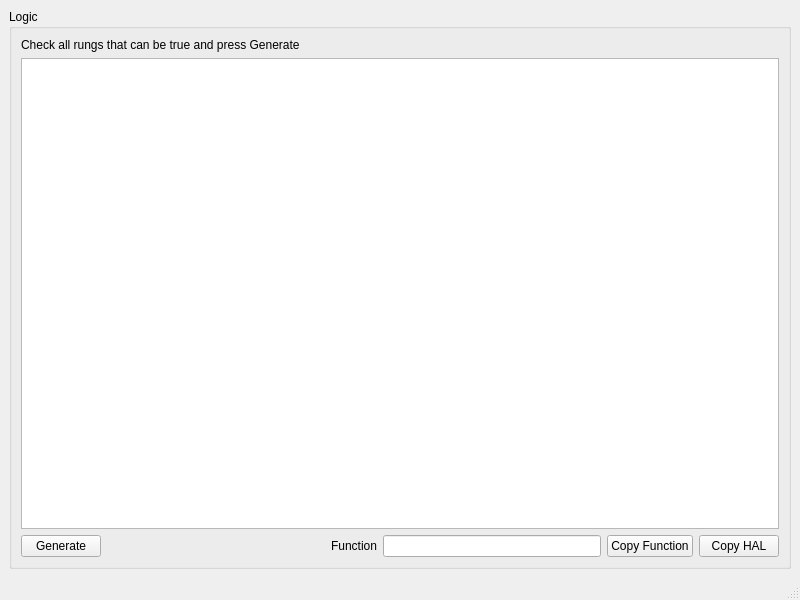
<?xml version="1.0" encoding="UTF-8"?>
<ui version="4.0">
 <class>MainWindow</class>
 <widget class="QMainWindow" name="MainWindow">
  <property name="geometry">
   <rect>
    <x>0</x>
    <y>0</y>
    <width>800</width>
    <height>600</height>
   </rect>
  </property>
  <property name="windowTitle">
   <string>MainWindow</string>
  </property>
  <widget class="QWidget" name="centralwidget">
   <layout class="QGridLayout" name="gridLayout_2">
    <item row="0" column="0">
     <widget class="QGroupBox" name="groupBox_2">
      <property name="title">
       <string>Logic</string>
      </property>
      <layout class="QGridLayout" name="gridLayout">
       <item row="1" column="0" colspan="6">
        <widget class="QTableWidget" name="table1"/>
       </item>
       <item row="2" column="3">
        <widget class="QLineEdit" name="outLE"/>
       </item>
       <item row="2" column="0">
        <widget class="QPushButton" name="generatePB">
         <property name="text">
          <string>Generate</string>
         </property>
        </widget>
       </item>
       <item row="0" column="0" colspan="4">
        <widget class="QLabel" name="label">
         <property name="text">
          <string>Check all rungs that can be true and press Generate</string>
         </property>
        </widget>
       </item>
       <item row="2" column="1">
        <spacer name="horizontalSpacer">
         <property name="orientation">
          <enum>Qt::Horizontal</enum>
         </property>
         <property name="sizeHint" stdset="0">
          <size>
           <width>40</width>
           <height>20</height>
          </size>
         </property>
        </spacer>
       </item>
       <item row="2" column="5">
        <widget class="QPushButton" name="copyHALPB">
         <property name="toolTip">
          <string>Copies the HAL lines to the Clipboard</string>
         </property>
         <property name="text">
          <string>Copy HAL</string>
         </property>
        </widget>
       </item>
       <item row="2" column="2">
        <widget class="QLabel" name="label_2">
         <property name="text">
          <string>Function</string>
         </property>
        </widget>
       </item>
       <item row="2" column="4">
        <widget class="QPushButton" name="copyFunctionPB">
         <property name="toolTip">
          <string>Copies only the Function to the Clipboard</string>
         </property>
         <property name="text">
          <string>Copy Function</string>
         </property>
        </widget>
       </item>
      </layout>
     </widget>
    </item>
   </layout>
  </widget>
  <widget class="QMenuBar" name="menubar">
   <property name="geometry">
    <rect>
     <x>0</x>
     <y>0</y>
     <width>800</width>
     <height>24</height>
    </rect>
   </property>
  </widget>
  <widget class="QStatusBar" name="statusbar"/>
 </widget>
 <resources/>
 <connections/>
</ui>
